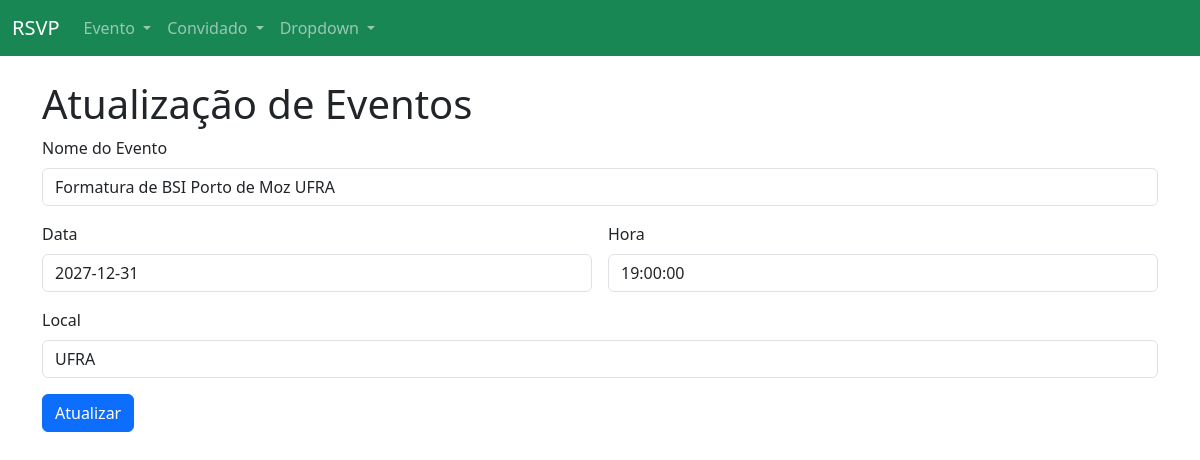
Page /eventoeditar/2/ on the committed database.
### convidados/models.py (models this page shows, shortened)
class Eventos(models.Model):
    nome = models.CharField(max_length=100)
    data = models.DateField()
    hora = models.TimeField()
    local = models.CharField(max_length=100)

### convidados/views.py (the view)
# urls.py: path('eventoeditar/<int:id>/', eventoeditar, name='eventoeditar'),
def eventoeditar(request, id):
    evento = None
    if id:
        evento = get_object_or_404(Eventos, pk=id)
    if request.method == 'POST':
        form = EventosForm(request.POST, request.FILES, instance=evento)
        if form.is_valid():
            form.save()
            return redirect('convidados:eventolistar')
    else:
        form = EventosForm(instance=evento)
    return render(request, 'convidados/eventoCadastrar.html', {'form':form})

### convidados/forms.py
class EventosForm(forms.ModelForm):
    class Meta:
        model = Eventos
        fields = '__all__'
        widgets = {
            'nome': forms.TextInput(attrs={'class': 'form-control', 'placeholder': 'Nome do Evento'}),
            'data': forms.DateInput(attrs={'class': 'form-control', 'placeholder': 'Data do Evento'}),
            'hora': forms.TimeInput(attrs={'class': 'form-control', 'placeholder': 'Hora do Evento'}),
            'local': forms.TextInput(attrs={'class': 'form-control', 'placeholder': 'Local do Evento'}),
        }

### templates/convidados/eventoCadastrar.html (shortened to what this page needs)
{% extends 'convidados/menu.html' %}
{% load static %}
{% block body %}
<br>
<div class="container">
    <h1>{% if form.instance.id %}
        Atualização de Eventos
        {% else %}
        Cadastro de Eventos
        {% endif %}</h1>
    <form class="row g-3" method="POST" enctype="multipart/form-data">
        <div class="col-12">
            <label class="form-label">Nome do Evento</label>
            {{form.nome}}
        </div>
        <div class="col-md-6">
            <label class="form-label">Data</label>
            {{form.data}}
        </div>
        <div class="col-md-6">
            <label class="form-label">Hora</label>
            {{form.hora}}
        </div>
        <div class="col-12">
            <label class="form-label">Local</label>
            {{form.local}}
        </div>
        <div class="col-12">
            <button type="submit" class="btn btn-primary">{% if form.instance.id %}
                Atualizar
                {% else %}
                Cadastrar
                {% endif %}</button>
        </div>
    </form>
</div>
{% endblock %}

### rows in the picture
Eventos: nome "Formatura de BSI Porto de Moz UFRA", data "2027-12-31", hora "19:00:00", local "UFRA"
